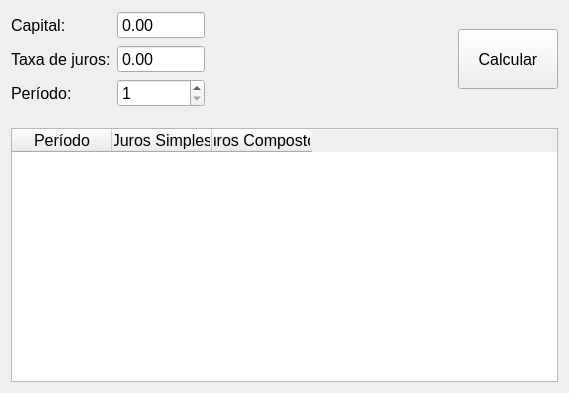
<?xml version="1.0" encoding="UTF-8"?>
<ui version="4.0">
 <class>AnaliseDeJuros</class>
 <widget class="QWidget" name="AnaliseDeJuros">
  <property name="geometry">
   <rect>
    <x>0</x>
    <y>0</y>
    <width>569</width>
    <height>393</height>
   </rect>
  </property>
  <property name="windowTitle">
   <string>Análise de Juros</string>
  </property>
  <layout class="QGridLayout" name="gridLayout_2">
   <item row="0" column="0">
    <layout class="QVBoxLayout" name="verticalLayout">
     <item>
      <layout class="QHBoxLayout" name="horizontalLayout">
       <item>
        <layout class="QGridLayout" name="gridLayout">
         <item row="0" column="0">
          <widget class="QLabel" name="label">
           <property name="font">
            <font>
             <pointsize>12</pointsize>
            </font>
           </property>
           <property name="text">
            <string>Capital:</string>
           </property>
          </widget>
         </item>
         <item row="0" column="1">
          <widget class="QDoubleSpinBox" name="edtCapital">
           <property name="font">
            <font>
             <pointsize>12</pointsize>
            </font>
           </property>
           <property name="buttonSymbols">
            <enum>QAbstractSpinBox::NoButtons</enum>
           </property>
           <property name="maximum">
            <double>9999999.990000000223517</double>
           </property>
          </widget>
         </item>
         <item row="1" column="0">
          <widget class="QLabel" name="label_2">
           <property name="font">
            <font>
             <pointsize>12</pointsize>
            </font>
           </property>
           <property name="text">
            <string>Taxa de juros:</string>
           </property>
          </widget>
         </item>
         <item row="1" column="1">
          <widget class="QDoubleSpinBox" name="edtTaxa">
           <property name="font">
            <font>
             <pointsize>12</pointsize>
            </font>
           </property>
           <property name="buttonSymbols">
            <enum>QAbstractSpinBox::NoButtons</enum>
           </property>
          </widget>
         </item>
         <item row="2" column="0">
          <widget class="QLabel" name="label_3">
           <property name="font">
            <font>
             <pointsize>12</pointsize>
            </font>
           </property>
           <property name="text">
            <string>Período:</string>
           </property>
          </widget>
         </item>
         <item row="2" column="1">
          <widget class="QSpinBox" name="edtPeriodo">
           <property name="font">
            <font>
             <pointsize>12</pointsize>
            </font>
           </property>
           <property name="minimum">
            <number>1</number>
           </property>
           <property name="maximum">
            <number>36</number>
           </property>
          </widget>
         </item>
        </layout>
       </item>
       <item>
        <spacer name="horizontalSpacer">
         <property name="orientation">
          <enum>Qt::Horizontal</enum>
         </property>
         <property name="sizeType">
          <enum>QSizePolicy::MinimumExpanding</enum>
         </property>
         <property name="sizeHint" stdset="0">
          <size>
           <width>180</width>
           <height>20</height>
          </size>
         </property>
        </spacer>
       </item>
       <item>
        <widget class="QPushButton" name="btnCalcular">
         <property name="sizePolicy">
          <sizepolicy hsizetype="Minimum" vsizetype="Preferred">
           <horstretch>0</horstretch>
           <verstretch>0</verstretch>
          </sizepolicy>
         </property>
         <property name="minimumSize">
          <size>
           <width>100</width>
           <height>60</height>
          </size>
         </property>
         <property name="maximumSize">
          <size>
           <width>100</width>
           <height>60</height>
          </size>
         </property>
         <property name="font">
          <font>
           <pointsize>12</pointsize>
          </font>
         </property>
         <property name="text">
          <string>Calcular</string>
         </property>
        </widget>
       </item>
      </layout>
     </item>
     <item>
      <spacer name="verticalSpacer">
       <property name="orientation">
        <enum>Qt::Vertical</enum>
       </property>
       <property name="sizeType">
        <enum>QSizePolicy::Preferred</enum>
       </property>
       <property name="sizeHint" stdset="0">
        <size>
         <width>20</width>
         <height>15</height>
        </size>
       </property>
      </spacer>
     </item>
     <item>
      <widget class="QTableWidget" name="tblDados">
       <property name="editTriggers">
        <set>QAbstractItemView::NoEditTriggers</set>
       </property>
       <property name="selectionBehavior">
        <enum>QAbstractItemView::SelectRows</enum>
       </property>
       <attribute name="verticalHeaderVisible">
        <bool>false</bool>
       </attribute>
       <column>
        <property name="text">
         <string>Período</string>
        </property>
        <property name="font">
         <font>
          <pointsize>12</pointsize>
         </font>
        </property>
       </column>
       <column>
        <property name="text">
         <string>Juros Simples</string>
        </property>
        <property name="font">
         <font>
          <pointsize>12</pointsize>
         </font>
        </property>
       </column>
       <column>
        <property name="text">
         <string>Juros Compostos</string>
        </property>
        <property name="font">
         <font>
          <pointsize>12</pointsize>
         </font>
        </property>
       </column>
      </widget>
     </item>
    </layout>
   </item>
  </layout>
 </widget>
 <layoutdefault spacing="6" margin="11"/>
 <resources/>
 <connections/>
</ui>
